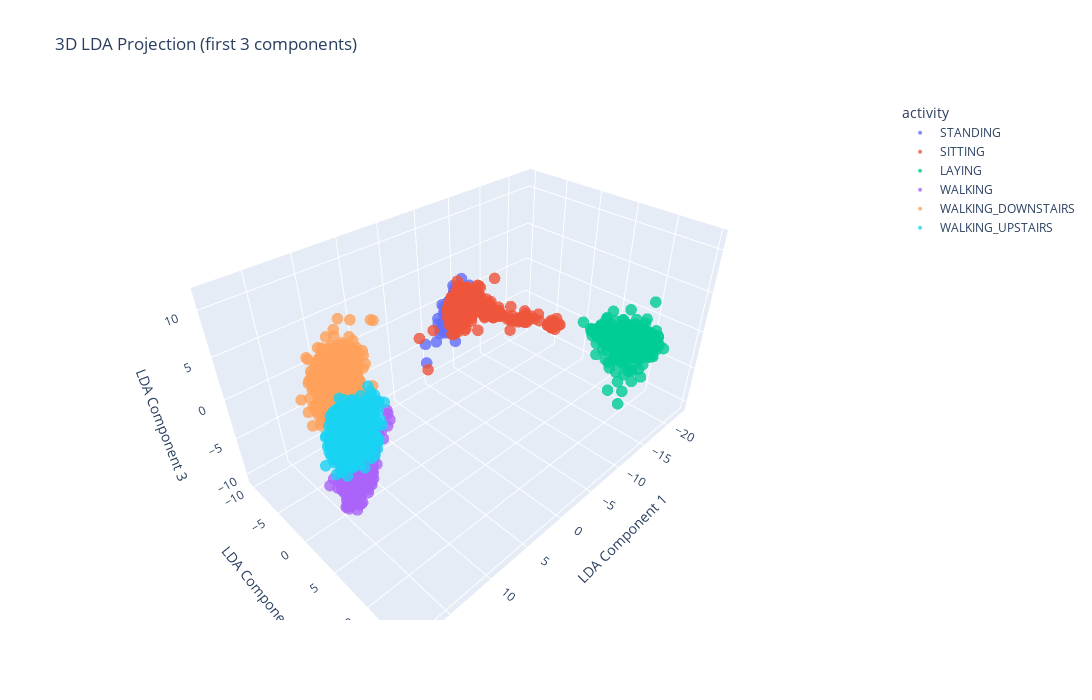

The cell this chart's notebook holds for it:
### Markdown cell above
From the 3D projection below, we can easily see that the data is clustered clearly. In particular, laying is perfectly isolated. However, we also observe that standing and sitting are lumped together. This will be observed in the confusion matrix as well.

### Code cell
fig = px.scatter_3d(
    df_lda,
    x='LDA_1',
    y='LDA_2',
    z='LDA_3',
    color='activity',
    title='3D LDA Projection (first 3 components)',
    labels={
        'LDA_1': 'LDA Component 1',
        'LDA_2': 'LDA Component 2',
        'LDA_3': 'LDA Component 3'
    },
    width=1200,
    height=700
)
fig.update_traces(marker=dict(size=4, opacity=0.8))
fig.show()

### Figure 1 — Plotly figure (JSON) as saved in the notebook; plotly's stock layout.template omitted (floating-point values rounded to 4 significant figures; data arrays with more than 128 entries replaced by an {"elided": "..."} marker saying what was removed)
{"data": [{"hovertemplate": "activity=STANDING<br>LDA Component 1=%{x}<br>LDA Component 2=%{y}<br>LDA Component 3=%{z}<extra></extra>", "legendgroup": "STANDING", "marker": {"color": "#636efa", "opacity": 0.8, "size": 4, "symbol": "circle"}, "mode": "markers", "name": "STANDING", "scene": "scene", "showlegend": true, "type": "scatter3d", "x": {"elided": "1906 float values"}, "y": {"elided": "1906 float values"}, "z": {"elided": "1906 float values"}}, {"hovertemplate": "activity=SITTING<br>LDA Component 1=%{x}<br>LDA Component 2=%{y}<br>LDA Component 3=%{z}<extra></extra>", "legendgroup": "SITTING", "marker": {"color": "#EF553B", "opacity": 0.8, "size": 4, "symbol": "circle"}, "mode": "markers", "name": "SITTING", "scene": "scene", "showlegend": true, "type": "scatter3d", "x": {"elided": "1777 float values"}, "y": {"elided": "1777 float values"}, "z": {"elided": "1777 float values"}}, {"hovertemplate": "activity=LAYING<br>LDA Component 1=%{x}<br>LDA Component 2=%{y}<br>LDA Component 3=%{z}<extra></extra>", "legendgroup": "LAYING", "marker": {"color": "#00cc96", "opacity": 0.8, "size": 4, "symbol": "circle"}, "mode": "markers", "name": "LAYING", "scene": "scene", "showlegend": true, "type": "scatter3d", "x": {"elided": "1944 float values"}, "y": {"elided": "1944 float values"}, "z": {"elided": "1944 float values"}}, {"hovertemplate": "activity=WALKING<br>LDA Component 1=%{x}<br>LDA Component 2=%{y}<br>LDA Component 3=%{z}<extra></extra>", "legendgroup": "WALKING", "marker": {"color": "#ab63fa", "opacity": 0.8, "size": 4, "symbol": "circle"}, "mode": "markers", "name": "WALKING", "scene": "scene", "showlegend": true, "type": "scatter3d", "x": {"elided": "1722 float values"}, "y": {"elided": "1722 float values"}, "z": {"elided": "1722 float values"}}, {"hovertemplate": "activity=WALKING_DOWNSTAIRS<br>LDA Component 1=%{x}<br>LDA Component 2=%{y}<br>LDA Component 3=%{z}<extra></extra>", "legendgroup": "WALKING_DOWNSTAIRS", "marker": {"color": "#FFA15A", "opacity": 0.8, "size": 4, "symbol": "circle"}, "mode": "markers", "name": "WALKING_DOWNSTAIRS", "scene": "scene", "showlegend": true, "type": "scatter3d", "x": {"elided": "1406 float values"}, "y": {"elided": "1406 float values"}, "z": {"elided": "1406 float values"}}, {"hovertemplate": "activity=WALKING_UPSTAIRS<br>LDA Component 1=%{x}<br>LDA Component 2=%{y}<br>LDA Component 3=%{z}<extra></extra>", "legendgroup": "WALKING_UPSTAIRS", "marker": {"color": "#19d3f3", "opacity": 0.8, "size": 4, "symbol": "circle"}, "mode": "markers", "name": "WALKING_UPSTAIRS", "scene": "scene", "showlegend": true, "type": "scatter3d", "x": {"elided": "1544 float values"}, "y": {"elided": "1544 float values"}, "z": {"elided": "1544 float values"}}], "layout": {"height": 700, "legend": {"title": {"text": "activity"}, "tracegroupgap": 0}, "scene": {"domain": {"x": [0, 1], "y": [0, 1]}, "xaxis": {"title": {"text": "LDA Component 1"}}, "yaxis": {"title": {"text": "LDA Component 2"}}, "zaxis": {"title": {"text": "LDA Component 3"}}}, "title": {"text": "3D LDA Projection (first 3 components)"}, "width": 1200}}
